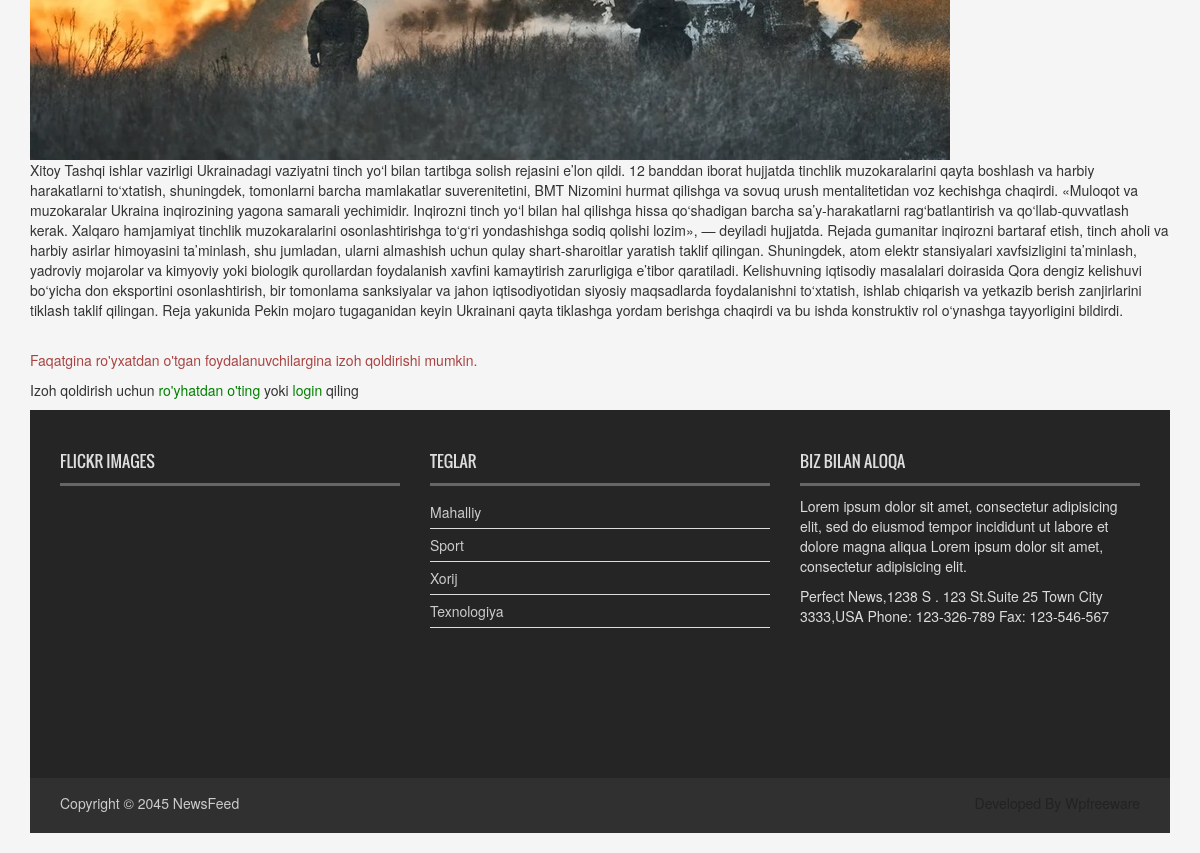
/news/Urush/ (lower part), run on an earlier commit of the app's database.
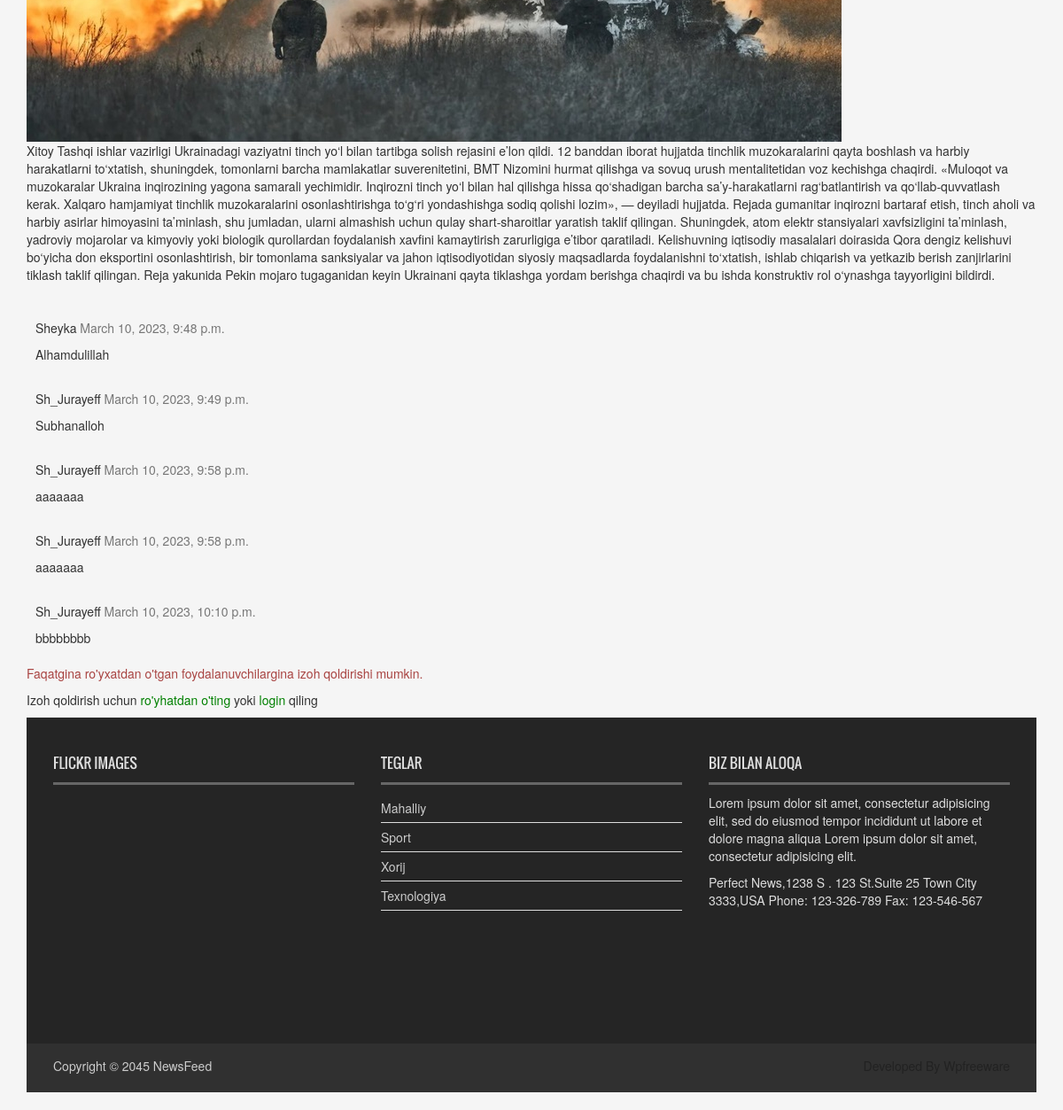
And on a later commit of the database.
### news_app/models.py (models this page shows, shortened)
class Category(models.Model):
    name  = models.CharField(max_length=150)

class Comment(models.Model):
    news = models.ForeignKey(News ,
                             on_delete=models.CASCADE ,
                             related_name="comments")
    user = models.ForeignKey(User ,
                             on_delete=models.CASCADE ,
                             related_name="comments")
    body = models.TextField()
    created_time = models.DateTimeField(auto_now_add=True)
    active = models.BooleanField(default=True)
    class Meta:
        ordering = ["created_time"]

### news_app/views.py (the view)
# urls.py: path('news/<slug:news>/' , news_detail  ,  name='news_detail_page'),
def news_detail(request,news):
    news = get_object_or_404(News, slug=news , status=News.Status.Published)
    context = {}
    hit_count = get_hitcount_model().objects.get_for_object(news)
    hits = hit_count.hits
    hitcontext =  context ['hitcount'] = {'pk' : hit_count.pk }
    hit_count_response = HitCountMixin.hit_count(request , hit_count)
    if hit_count_response.hit_counted :
         hits = hits + 1
         hitcontext['hit_counted'] = hit_count_response.hit_counted
         hitcontext['hit_message'] = hit_count_response.hit_message
         hitcontext['total_hits']  = hits
    comments = news.comments.filter(active=True)
    new_comment = None
    if request.method == 'POST':
         comment_form = CommentForm(data=request.POST)
         if comment_form.is_valid():
              new_comment = comment_form.save(commit=False)
              new_comment.news = news
              new_comment.user = request.user
              new_comment.save()
              comment_form = CommentForm()
    else :
         comment_form = CommentForm()
    context = {
        'news': news ,
        'new_comment': new_comment ,
        'comments' : comments,
        'comment_form' : comment_form
    }
    return render(request, 'news/news_detail.html', context = context)

### news_app/context_processor.py (called while the page is built)
def latest_news(request):
    latest_news = News.objects.all().order_by("-publish_time") [:10]
    categories = Category.objects.all()
    context = {
        "latest_news": latest_news ,
        "categories": categories
    }
    return context

### templates/news/news_detail.html (shortened to what this page needs)
{% extends "news/base.html" %}
{% load static %}
{%load hitcount_tags%}
{% block content %}
    <img src="{{ news.image.url }}">
    <p>{{news.body}}</p>
      <br>
     {%for comment in comments %}
        <div class="comments" style="padding: 10px;">
            <p class="font-weight-bold">
                {{ comment.user }}
                <span class="text-muted font-weight-normal">
                    {{ comment.created_time }}
                </span>
            </p>
            {{ comment.body | linebreaks }}
        </div>
     {%endfor%}
    {%if user.is_authenticated%}
     <div class="col-md-8 card mb-4 mt-3">
            <div class="card-body">
                    <h3>Izoh qoldirish</h3>
                        <form method="post" style="margin-top: 1.3em;">
                            {%csrf_token%}
                            {{ comment_form.as_p }}
                        <button type="submit" class="btn btn-success btn-lg">
                            Yuborish
                        </button>
                    </form>
        </div>
     </div>
    {% else %}
    <div class="card-body">
        <p class="text-danger">
            Faqatgina ro'yxatdan o'tgan foydalanuvchilargina izoh qoldirishi mumkin.
            <p>Izoh qoldirish uchun <a href="{% url 'user_register' %}" style="color: green;"> ro'yhatdan o'ting </a> yoki <a href="{% url 'login' %}" style="color: green;"> login </a> qiling </p>
        </p>
    </div>
    {%endif%}
{% endblock content %}

### templates/news/base.html (shortened to what this page needs)
{% load static %}
<!DOCTYPE html>
<html>
<head>
<link rel="stylesheet" type="text/css" href="{% static '/css/bootstrap.min.css'%}">
<link rel="stylesheet" type="text/css" href="{% static '/css/font-awesome.min.css'%}">
<link rel="stylesheet" type="text/css" href="{% static '/css/animate.css'%}">
<link rel="stylesheet" type="text/css" href="{% static '/css/font.css'%}">
<link rel="stylesheet" type="text/css" href="{% static '/css/li-scroller.css'%}">
<link rel="stylesheet" type="text/css" href="{% static '/css/slick.css'%}">
<link rel="stylesheet" type="text/css" href="{% static '/css/jquery.fancybox.css'%}">
<link rel="stylesheet" type="text/css" href="{% static '/css/theme.css'%}">
<link rel="stylesheet" type="text/css" href="{% static '/css/style.css'%}">
</head>
<body>
<div class="container">
  {%block content%}
  {%endblock content%}
  <footer id="footer">
    <div class="footer_top">
      <div class="row">
        <div class="col-lg-4 col-md-4 col-sm-4">
          <div class="footer_widget wow fadeInLeftBig">
            <h2>Flickr Images</h2>
          </div>
        </div>
        <div class="col-lg-4 col-md-4 col-sm-4">
          <div class="footer_widget wow fadeInDown">
            <h2>Teglar</h2>
            <ul class="tag_nav">
                {% for kategory in categories %}
              <li><a href="#">{{ kategory.name }}</a></li>
                {%endfor%}
            </ul>
          </div>
        </div>
        <div class="col-lg-4 col-md-4 col-sm-4">
          <div class="footer_widget wow fadeInRightBig">
            <h2>Biz bilan aloqa</h2>
            <p>Lorem ipsum dolor sit amet, consectetur adipisicing elit, sed do eiusmod tempor incididunt ut labore et dolore magna aliqua Lorem ipsum dolor sit amet, consectetur adipisicing elit.</p>
            <address>
            Perfect News,1238 S . 123 St.Suite 25 Town City 3333,USA Phone: 123-326-789 Fax: 123-546-567
            </address>
          </div>
        </div>
      </div>
    </div>
    <div class="footer_bottom">
      <p class="copyright">Copyright &copy; 2045 <a href="index.html">NewsFeed</a></p>
      <p class="developer">Developed By Wpfreeware</p>
    </div>
  </footer>
  </div>
  </body>

What changed in the data, as far as the page shows it:
added Comment: user "Sheyka", created_time "March 10, 2023, 9:48 p.m.", body "Alhamdulillah"
added Comment: user "Sh_Jurayeff", created_time "March 10, 2023, 9:49 p.m.", body "Subhanalloh"
added Comment: user "Sh_Jurayeff", created_time "March 10, 2023, 9:58 p.m.", body "aaaaaaa"
added Comment: user "Sh_Jurayeff", created_time "March 10, 2023, 9:58 p.m.", body "aaaaaaa"
added Comment: user "Sh_Jurayeff", created_time "March 10, 2023, 10:10 p.m.", body "bbbbbbbb"
